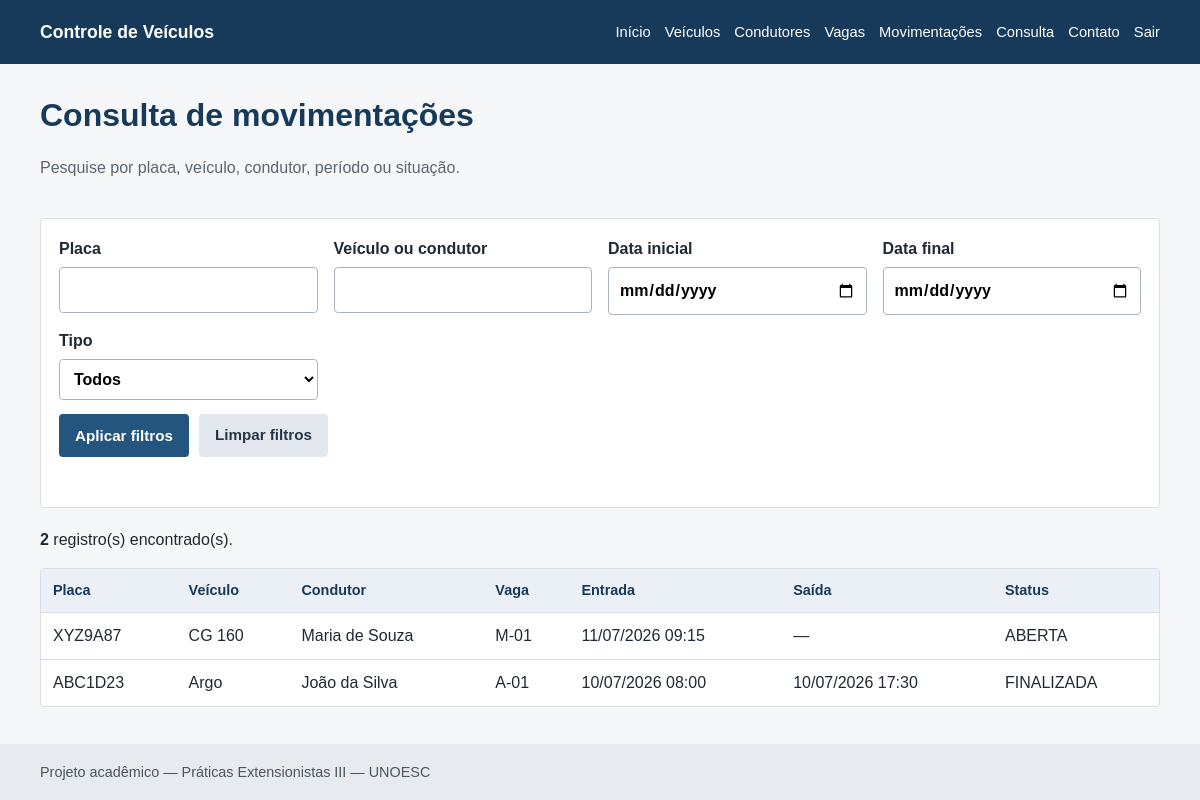
The page /relatorios/index.php (signed in) on the database its author committed.
### tables this page shows
CREATE TABLE movimentacoes (
    id_movimentacao INT UNSIGNED AUTO_INCREMENT PRIMARY KEY,
    id_veiculo INT UNSIGNED NOT NULL,
    id_condutor INT UNSIGNED NOT NULL,
    id_vaga INT UNSIGNED NOT NULL,
    id_usuario_entrada INT UNSIGNED NOT NULL,
    id_usuario_saida INT UNSIGNED NULL,
    data_hora_entrada DATETIME NOT NULL DEFAULT CURRENT_TIMESTAMP,
    data_hora_saida DATETIME NULL,
    motivo_visita VARCHAR(150) NULL,
    observacao VARCHAR(255) NULL,
    status ENUM('ABERTA', 'FINALIZADA') NOT NULL DEFAULT 'ABERTA',
    CONSTRAINT fk_movimentacoes_veiculo FOREIGN KEY (id_veiculo)
        REFERENCES veiculos (id_veiculo) ON UPDATE CASCADE ON DELETE RESTRICT,
    CONSTRAINT fk_movimentacoes_condutor FOREIGN KEY (id_condutor)
        REFERENCES condutores (id_condutor) ON UPDATE CASCADE ON DELETE RESTRICT,
    CONSTRAINT fk_movimentacoes_vaga FOREIGN KEY (id_vaga)
        REFERENCES vagas (id_vaga) ON UPDATE CASCADE ON DELETE RESTRICT,
    CONSTRAINT fk_movimentacoes_usuario_entrada FOREIGN KEY (id_usuario_entrada)
        REFERENCES usuarios (id_usuario) ON UPDATE CASCADE ON DELETE RESTRICT,
    CONSTRAINT fk_movimentacoes_usuario_saida FOREIGN KEY (id_usuario_saida)
        REFERENCES usuarios (id_usuario) ON UPDATE CASCADE ON DELETE RESTRICT,
    INDEX idx_movimentacoes_entrada (data_hora_entrada),
    INDEX idx_movimentacoes_saida (data_hora_saida),
    INDEX idx_movimentacoes_status_veiculo (status, id_veiculo)
);

CREATE TABLE veiculos (
    id_veiculo INT UNSIGNED AUTO_INCREMENT PRIMARY KEY,
    id_condutor INT UNSIGNED NOT NULL,
    placa VARCHAR(8) NOT NULL UNIQUE,
    marca VARCHAR(50) NOT NULL,
    modelo VARCHAR(80) NOT NULL,
    cor VARCHAR(40) NOT NULL,
    ano_modelo SMALLINT UNSIGNED NULL,
    tipo_veiculo ENUM('CARRO', 'MOTO', 'UTILITARIO', 'OUTRO') NOT NULL DEFAULT 'CARRO',
    observacao VARCHAR(255) NULL,
    status ENUM('ATIVO', 'INATIVO') NOT NULL DEFAULT 'ATIVO',
    created_at DATETIME NOT NULL DEFAULT CURRENT_TIMESTAMP,
    updated_at DATETIME NOT NULL DEFAULT CURRENT_TIMESTAMP ON UPDATE CURRENT_TIMESTAMP,
    CONSTRAINT fk_veiculos_condutor FOREIGN KEY (id_condutor)
        REFERENCES condutores (id_condutor)
        ON UPDATE CASCADE ON DELETE RESTRICT,
    INDEX idx_veiculos_placa (placa),
    INDEX idx_veiculos_modelo (modelo)
);

CREATE TABLE condutores (
    id_condutor INT UNSIGNED AUTO_INCREMENT PRIMARY KEY,
    nome VARCHAR(120) NOT NULL,
    cpf CHAR(11) NULL UNIQUE,
    telefone VARCHAR(20) NULL,
    email VARCHAR(150) NULL,
    tipo_condutor ENUM('FUNCIONARIO', 'VISITANTE', 'PRESTADOR', 'OUTRO') NOT NULL DEFAULT 'VISITANTE',
    unidade_setor VARCHAR(100) NULL,
    status ENUM('ATIVO', 'INATIVO') NOT NULL DEFAULT 'ATIVO',
    created_at DATETIME NOT NULL DEFAULT CURRENT_TIMESTAMP,
    updated_at DATETIME NOT NULL DEFAULT CURRENT_TIMESTAMP ON UPDATE CURRENT_TIMESTAMP,
    INDEX idx_condutores_nome (nome)
);

CREATE TABLE vagas (
    id_vaga INT UNSIGNED AUTO_INCREMENT PRIMARY KEY,
    codigo VARCHAR(20) NOT NULL UNIQUE,
    setor VARCHAR(80) NOT NULL,
    tipo_vaga ENUM('CARRO', 'MOTO', 'UTILITARIO', 'GERAL') NOT NULL DEFAULT 'GERAL',
    status ENUM('LIVRE', 'OCUPADA', 'INATIVA') NOT NULL DEFAULT 'LIVRE',
    observacao VARCHAR(255) NULL,
    created_at DATETIME NOT NULL DEFAULT CURRENT_TIMESTAMP,
    updated_at DATETIME NOT NULL DEFAULT CURRENT_TIMESTAMP ON UPDATE CURRENT_TIMESTAMP
);

### src/includes/helpers.php (called while the page is built, shortened)
<?php
function e(?string $value): string
{
    return htmlspecialchars($value ?? '', ENT_QUOTES, 'UTF-8');
}
function normalize_plate(string $plate): string
{
    return strtoupper(preg_replace('/[^A-Za-z0-9]/', '', trim($plate)) ?? '');
}

### src/config/database.php (called while the page is built, shortened)
<?php
function db(): PDO
{
    static $pdo = null;
    try {
        $pdo = new PDO(
            'mysql:host=' . DB_HOST . ';dbname=' . DB_NAME . ';charset=utf8mb4',
            DB_USER,
            DB_PASS,
            [
                PDO::ATTR_ERRMODE => PDO::ERRMODE_EXCEPTION,
                PDO::ATTR_DEFAULT_FETCH_MODE => PDO::FETCH_ASSOC,
                PDO::ATTR_EMULATE_PREPARES => false,
            ]
        );
    } catch (PDOException $e) {
        http_response_code(500);
        exit('Não foi possível conectar ao banco de dados. Confira a configuração em src/config/database.php.');
    }
    return $pdo;
}

### src/relatorios/index.php (the view, shortened to what this page needs)
<?php
require_once __DIR__.'/../includes/auth.php';require_login();require_once __DIR__.'/../config/database.php';
$placa=normalize_plate((string)($_GET['placa']??''));$termo=trim((string)($_GET['termo']??''));$inicio=trim((string)($_GET['inicio']??''));$fim=trim((string)($_GET['fim']??''));$tipo=(string)($_GET['tipo']??'');$where=[];$params=[];
$sql="SELECT m.*,v.placa,v.modelo,c.nome AS condutor,vg.codigo AS vaga FROM movimentacoes m JOIN veiculos v ON v.id_veiculo=m.id_veiculo JOIN condutores c ON c.id_condutor=m.id_condutor JOIN vagas vg ON vg.id_vaga=m.id_vaga".($where?' WHERE '.implode(' AND ',$where):'').' ORDER BY m.data_hora_entrada DESC';$stmt=db()->prepare($sql);$stmt->execute($params);$resultados=$stmt->fetchAll();$pageTitle='Consulta de movimentações';require __DIR__.'/../includes/header.php';
?>
<div class="page-heading"><div><h1>Consulta de movimentações</h1><p>Pesquise por placa, veículo, condutor, período ou situação.</p></div></div><form class="filters" method="get"><div class="form-grid"><label>Placa<input name="placa" maxlength="8" value="<?=e($placa)?>"></label><label>Veículo ou condutor<input name="termo" value="<?=e($termo)?>"></label><label>Data inicial<input type="date" name="inicio" value="<?=e($inicio)?>"></label><label>Data final<input type="date" name="fim" value="<?=e($fim)?>"></label><label>Tipo<select name="tipo"><option value="">Todos</option><option value="ENTRADA" <?=$tipo==='ENTRADA'?'selected':''?>>Entradas</option><option value="SAIDA" <?=$tipo==='SAIDA'?'selected':''?>>Saídas</option><option value="PRESENTE" <?=$tipo==='PRESENTE'?'selected':''?>>Presentes</option></select></label></div><div class="action-row"><button class="button" type="submit">Aplicar filtros</button><a class="button button-light" href="index.php">Limpar filtros</a></div></form>
<?php if(!$resultados):?><p class="empty-state">Nenhum resultado encontrado para os filtros informados.</p><?php else:?><p><strong><?=count($resultados)?></strong> registro(s) encontrado(s).</p><div class="table-wrap"><table><thead><tr><th>Placa</th><th>Veículo</th><th>Condutor</th><th>Vaga</th><th>Entrada</th><th>Saída</th><th>Status</th></tr></thead><tbody><?php foreach($resultados as $m):?><tr><td><?=e($m['placa'])?></td><td><?=e($m['modelo'])?></td><td><?=e($m['condutor'])?></td><td><?=e($m['vaga'])?></td><td class="nowrap"><?=e(date('d/m/Y H:i',strtotime($m['data_hora_entrada'])))?></td><td class="nowrap"><?=e($m['data_hora_saida']?date('d/m/Y H:i',strtotime($m['data_hora_saida'])):'—')?></td><td><?=e($m['status'])?></td></tr><?php endforeach;?></tbody></table></div><?php endif;?>
<?php require __DIR__.'/../includes/footer.php';?>

### src/css/style.css (style rules this page uses)
:root { --blue:#24557f;--blue-dark:#173a5b;--blue-soft:#eaf2f8;--green:#237a57;--red:#a23b3b;--gray:#5b6570;--line:#d8dee5;--bg:#f5f7f9;--white:#fff }
* { box-sizing:border-box }
body { margin:0;font-family:Arial,sans-serif;color:#1e2933;background:var(--bg);line-height:1.5 }
h1,h2 { color:var(--blue-dark);line-height:1.2 }
h1 { margin-top:0 }
.muted,.page-heading p { color:var(--gray) }
.page-heading { display:flex;align-items:flex-start;justify-content:space-between;gap:20px;margin-bottom:22px }
.action-row { display:flex;gap:10px;flex-wrap:wrap;margin-bottom:32px }
.button { display:inline-block;border:0;border-radius:4px;background:var(--blue);color:#fff;padding:10px 16px;text-decoration:none;font-weight:700;cursor:pointer;font-size:.95rem }
.button-light { background:#e2e8ee;color:#243746 }
form label { display:block;font-weight:700;margin:0 0 14px }
input,select,textarea { display:block;width:100%;margin-top:6px;padding:10px;border:1px solid #aab4bf;border-radius:4px;background:#fff;font:inherit }
.form-grid { display:grid;grid-template-columns:1fr 1fr;gap:0 16px }
.table-wrap { overflow-x:auto;background:#fff;border:1px solid var(--line);border-radius:4px }
table { width:100%;border-collapse:collapse }
th,td { text-align:left;padding:11px 12px;border-bottom:1px solid var(--line);vertical-align:middle }
th { background:#eaf0f5;color:var(--blue-dark);font-size:.9rem }
tr:last-child td { border-bottom:0 }
.filters { background:#fff;border:1px solid var(--line);padding:18px;margin-bottom:20px;border-radius:4px }
.filters .form-grid { grid-template-columns:repeat(4,1fr) }
.nowrap { white-space:nowrap }

### rows shown on the page
movimentacoes: id_veiculo.placa "XYZ9A87", id_veiculo.modelo "CG 160", id_condutor.nome "Maria de Souza", id_vaga.codigo "M-01", data_hora_entrada "11/07/2026 09:15", data_hora_saida "—", status "ABERTA"
movimentacoes: id_veiculo.placa "ABC1D23", id_veiculo.modelo "Argo", id_condutor.nome "João da Silva", id_vaga.codigo "A-01", data_hora_entrada "10/07/2026 08:00", data_hora_saida "10/07/2026 17:30", status "FINALIZADA"

### other values the page prints
count($resultados) "2"
